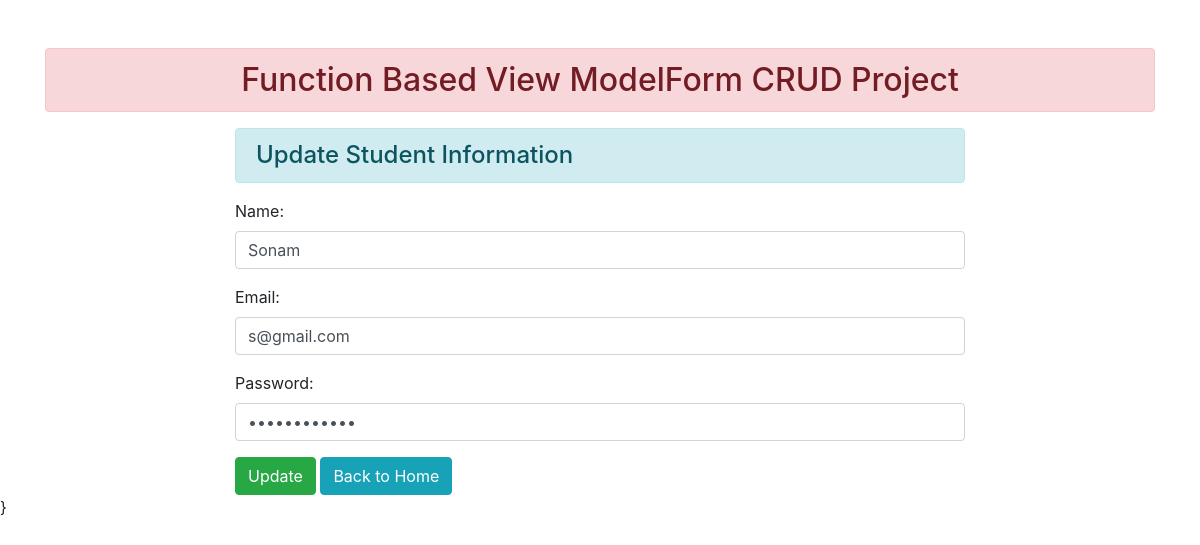
/update/2/, run on an earlier commit of the app's database.
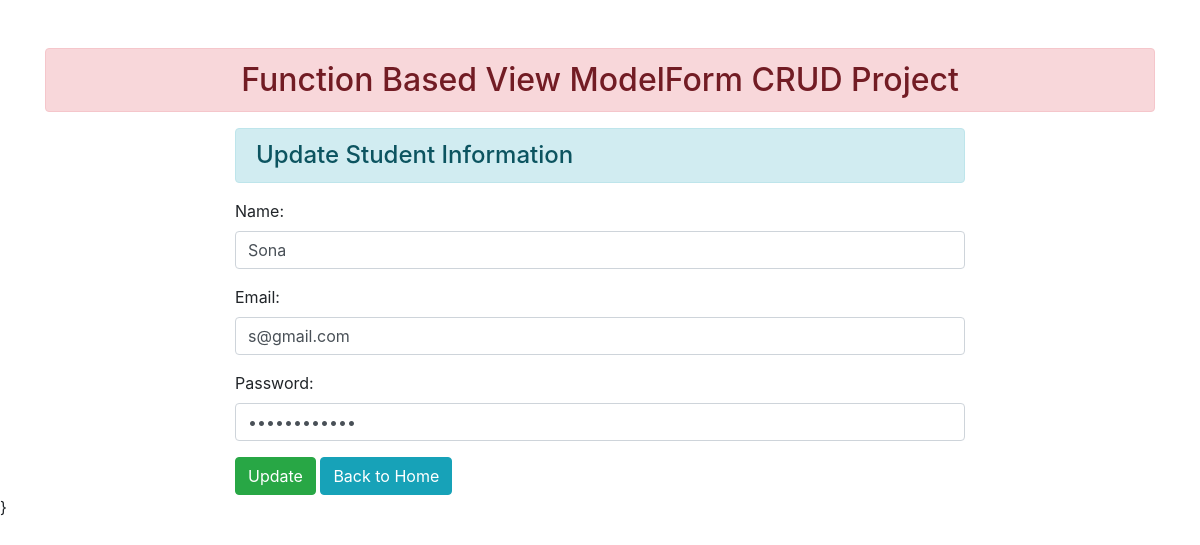
And on a later commit of the database.
### enroll/models.py (models this page shows)
class User(models.Model):
    name = models.CharField(max_length=70)
    email = models.CharField(max_length=100)
    password = models.CharField(max_length=100)

### enroll/views.py (the view)
# urls.py: path('update/<int:id>/', views.update_data, name="updatedata")
def update_data(request, id):
    if request.method == 'POST':
        pi = User.objects.get(pk=id)
        fm = StudentRegistration(request.POST, instance=pi)
        if fm.is_valid():
            fm.save()
    else:
        pi = User.objects.get(pk=id)
        fm = StudentRegistration(instance=pi)
    return render(request, 'enroll/updatestudent.html', {'form': fm})

### enroll/forms.py
class StudentRegistration(forms.ModelForm):
    class Meta:
        model = User
        fields = ['name', 'email', 'password']
        widgets = {
            'name': forms.TextInput(attrs={'class':'form-control'}),
            'email': forms.EmailInput(attrs={'class': 'form-control'}),
            'password': forms.PasswordInput(render_value= True, attrs={'class': 'form-control'})
        }

### templates/enroll/updatestudent.html (shortened to what this page needs)
{% extends 'enroll/base.html' %}
{% block content %}
    <div class="row">
        <div class="col-sm-8 offset-2">
            <h4 class="alert alert-info"> Update Student Information</h4>
            <form action="" method="post">
            {{form.as_p}}
            <input type="submit" class="btn btn-success" value="Update">
            <a href="{% url 'addandshow' %}" class="btn btn-info"> Back to Home </a>
            </form>
        </div>
    </div>
{% endblock content %}

What changed in the data, as far as the page shows it:
changed User "s@gmail.com": name "Sonam" → "Sona"
